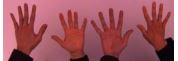
#> input picture Python/Modelado/TrabajoClase/Practica_gatos/testmanos2.JPG, 178 x 61 px
$ python -i AuxToTrainGatos.py   (imports and definitions only)
#> lines starting #> are read from the running program, lines starting #| are printed output that depends on the picture; after the words box and inside, x2 and y2 are one past the last pixel; in counts of white or black regions, pixels touching at a corner belong together
#> further down, picture is the input picture: shape (61, 178, 3); mean B, G, R 97, 87.3, 158.8
### Python/Modelado/TrabajoClase/Red_Neuronal.py
from errno import errorcode
import h5py
import numpy
import scipy.optimize
import cv2
import matplotlib.pyplot as pl

class RedNeuronal:

    def __init__(self):
        self.X = None
        self.y = None
        self.theta1 = None
        self.theta2 = None
        self.lambda_ = 0
        self.capa1 = None
        self.capa2 = None
        self.capa3 = None
        self.ProcessImg=None

    def fit(self, x, y):
        self.X = x
        self.y = y

    def sigmoide(self, z):
        s = 1 / (1 + numpy.exp(-z))
        return s
    def inicializar(self,epsilon=0.12):
        self.theta1=numpy.random.rand(self.capa2,(self.capa1+1))*2*epsilon-epsilon
        self.theta2=numpy.random.rand(self.capa3,(self.capa2+1))*2*epsilon-epsilon
    # [18 lines left out: functions cargar_parametros, GuardarParams, predecir, not called in this run]
    def derivadaSigmoide(self,a):
        return self.sigmoide(a)*(1-self.sigmoide(a))
    # [55 lines left out: functions getCrossedEntropy, entrenar, not called in this run]
    def setProcessImg(self,Method):
        self.ProcessImg=Method
    """
    def ProcessImg(self,Img):
        GrayImage=cv2.cvtColor(Img,cv2.COLOR_BGR2GRAY)
        GaussianFilter=cv2.GaussianBlur(GrayImage,(5,5),0)
        ret,imagen_bn=cv2.threshold(GaussianFilter,90,255,cv2.THRESH_BINARY_INV)
        return imagen_bn.reshape(1,-1)
        """
    # [26 lines left out: function ProbarLambda, not called in this run]


### Python/Modelado/TrabajoClase/AuxToTrainGatos.py
#%%
import h5py
import numpy
from Red_Neuronal  import *
import matplotlib.pyplot as pl
import cv2

#data=h5py.File("../Files/digitos.h5",'r')
# [1 line that did not run here, left out]
# [1 line that did not run here, left out]
# [1 line that did not run here, left out]
n=198
#pl.imshow(X[n][:])
XProcessed=numpy.array([])
def processImg(Img):
    GrayImage=cv2.cvtColor(Img,cv2.COLOR_BGR2GRAY)
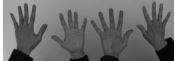
#> GrayImage: shape (61, 178); min 2, max 255, mean 109.8
    #pl.imshow(GrayImage)
    GaussianFilter=cv2.GaussianBlur(GrayImage,(5,5),0)
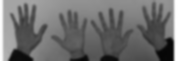
#> GaussianFilter: shape (61, 178); min 5, max 255, mean 109.8
    #pl.imshow(GaussianFilter)
    #print(GaussianFilter.shape)

    ret,imagen_bn=cv2.threshold(GaussianFilter,90,255,cv2.THRESH_BINARY_INV)
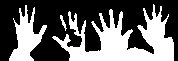
#> imagen_bn: shape (61, 178); 38.5% white; 3 white regions, box (x1, y1, x2, y2) and area: (52, 4, 174, 61) 3187, (9, 5, 47, 61) 954, (60, 15, 67, 31) 39
    return numpy.array(imagen_bn.reshape(1,-1))


# [1 line that did not run here, left out]

#print(XProcessed.shape)

r=RedNeuronal()
r.lambda_=1
r.capa1=64*64
r.capa2=110
r.capa3=2
# [3 lines not run here, left out]
# [1 line that did not run here, left out]
# [4 lines not run here, left out]

#digito=X[834,:].reshape(1,-1)
#pl.imshow(digito.reshape(20,20).T)
#print(r.predecir(digito))


#revisar LBP HISTOGRAMA DE BLOQUE
#revisar HOG HAAR

>>> import cv2
>>> picture = cv2.imread('Practica_gatos/testmanos2.JPG')
>>> result = processImg(picture)

$ run again, on Python/Modelado/TrabajoClase/Practica_gatos/manos.jpg
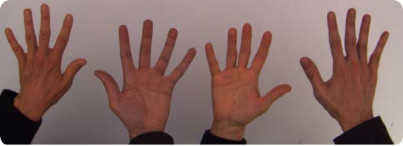
#> input picture Python/Modelado/TrabajoClase/Practica_gatos/manos.jpg, 403 x 146 px
#> picture is the input picture: shape (146, 403, 3); mean B, G, R 101.2, 105.6, 134.2
#> in processImg, `GrayImage=cv2.cvtColor(Img,cv2.COLOR_BGR2GRAY)`:
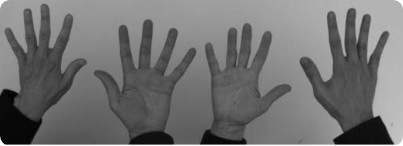
#> GrayImage: shape (146, 403); min 0, max 255, mean 113.6
#> in processImg, `ret,imagen_bn=cv2.threshold(GaussianFilter,90,255,cv2.THRESH_BINARY_INV)`:
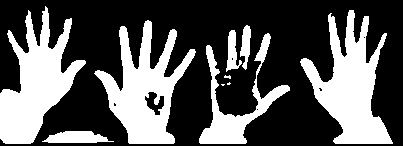
#> imagen_bn: shape (146, 403); 34.8% white; 10 white regions (3 under 20 px), largest, box (x1, y1, x2, y2) and area: (300, 10, 393, 144) 5717, (0, 6, 86, 144) 5593, (94, 20, 196, 144) 5426

$ run again, on Python/Modelado/TrabajoClase/Practica_gatos/copas.png
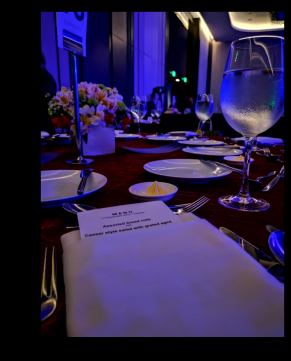
#> input picture Python/Modelado/TrabajoClase/Practica_gatos/copas.png, 291 x 361 px
#> picture is the input picture: shape (361, 291, 3); mean B, G, R 72.5, 35.3, 46.8
#> in processImg, `GaussianFilter=cv2.GaussianBlur(GrayImage,(5,5),0)`:
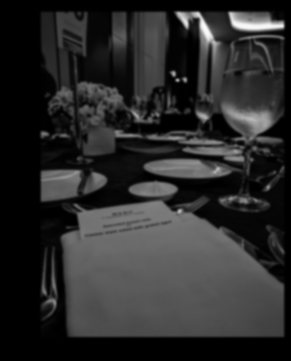
#> GaussianFilter: shape (361, 291); min 0, max 250, mean 43
#> in processImg, `ret,imagen_bn=cv2.threshold(GaussianFilter,90,255,cv2.THRESH_BINARY_INV)`:
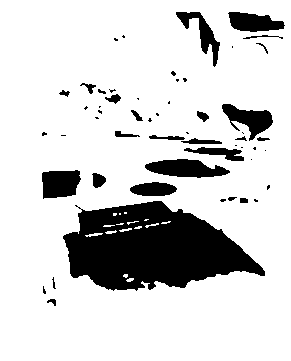
#> imagen_bn: shape (361, 291); 82.6% white; 54 black regions (28 under 20 px), largest, box (x1, y1, x2, y2) and area: (63, 201, 265, 291) 11685, (145, 159, 230, 178) 1070, (42, 170, 81, 199) 922
